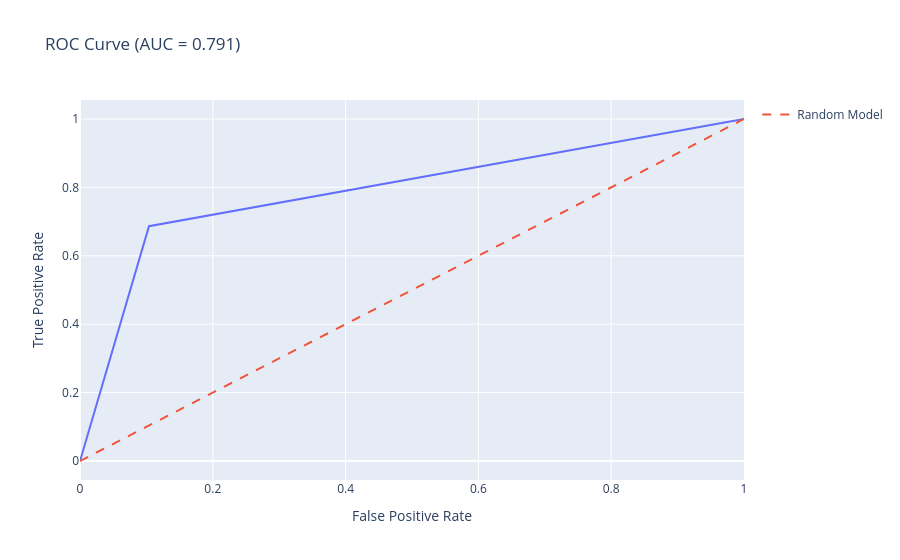

Notebook code for this chart:
### Code cell
fpr, tpr, thresholds = roc_curve(y_test, y_pred)

# Create ROC curve
fig = px.line(
    x=fpr,
    y=tpr,
    title=f"ROC Curve (AUC = {auc:.3f})",
    labels={"x": "False Positive Rate", "y": "True Positive Rate"}
)

# Add diagonal (random model)
fig.add_scatter(
    x=[0, 1],
    y=[0, 1],
    mode='lines',
    name='Random Model',
    line=dict(dash='dash')
)

fig.show()

### Figure 1 — Plotly figure (JSON) as saved in the notebook; plotly's stock layout.template omitted (floating-point values rounded to 4 significant figures)
{"data": [{"hovertemplate": "False Positive Rate=%{x}<br>True Positive Rate=%{y}<extra></extra>", "legendgroup": "", "line": {"color": "#636efa", "dash": "solid"}, "marker": {"symbol": "circle"}, "mode": "lines", "name": "", "orientation": "v", "showlegend": false, "type": "scatter", "x": [0.0, 0.1039, 1.0], "xaxis": "x", "y": [0.0, 0.6866, 1.0], "yaxis": "y"}, {"line": {"dash": "dash"}, "mode": "lines", "name": "Random Model", "type": "scatter", "x": [0, 1], "y": [0, 1]}], "layout": {"legend": {"tracegroupgap": 0}, "title": {"text": "ROC Curve (AUC = 0.791)"}, "xaxis": {"anchor": "y", "domain": [0, 1], "title": {"text": "False Positive Rate"}}, "yaxis": {"anchor": "x", "domain": [0, 1], "title": {"text": "True Positive Rate"}}}}
